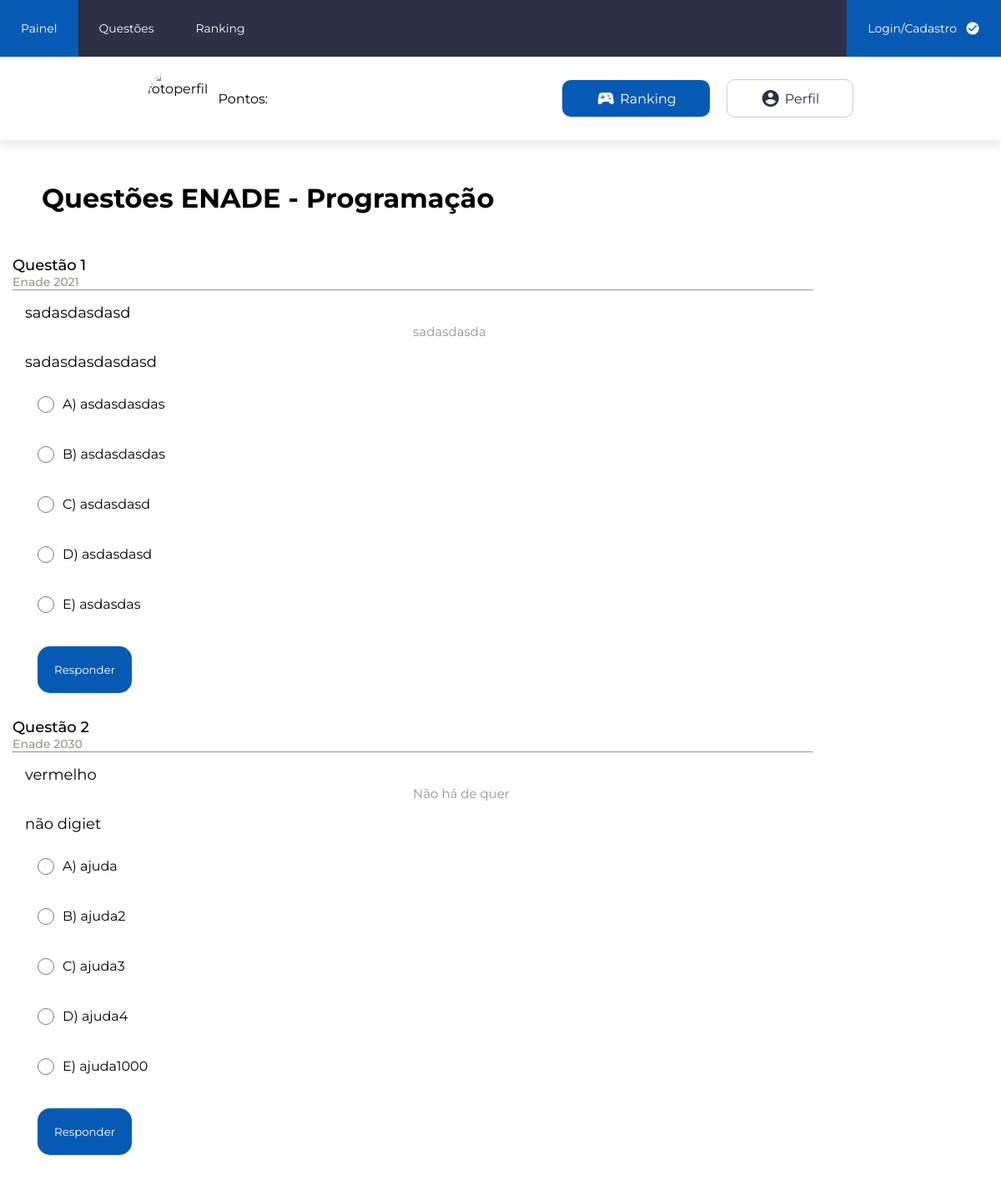
Screenshot of /pages/questoes.php with the database file from the repository.
### tables this page shows
CREATE TABLE `questao` (
  `id_questao` int(11) NOT NULL,
  `ano` int(4) NOT NULL,
  `descricao` text NOT NULL,
  `descricao_fonte` text NOT NULL,
  `enunciado` text NOT NULL,
  `alternativaA` text NOT NULL,
  `alternativaB` text NOT NULL,
  `alternativaC` text NOT NULL,
  `alternativaD` text NOT NULL,
  `alternativaE` text NOT NULL,
  `respostaCorreta` char(1) NOT NULL
);

### backend/contabilizaquestao.php (called while the page is built, shortened)
<?php
require_once("conexao.php");
require_once("../backend/dao/QuestaoDAO.php");
$questao = new QuestaoDAO($conn);
$id_usuario = filter_input(INPUT_POST, "id_usuario");
if(!isset($id_usuario)){
    $questaoDAO = $questao->buscarQuestoesNaoRespondidas($_SESSION["id_usuario"]);
}
else{
    $questaoDAO = $questao->buscarQuestoesNaoRespondidas($id_usuario);
}

### backend/dao/QuestaoDAO.php (called while the page is built, shortened)
<?php
class QuestaoDAO implements IQuestaoDAO
{
    private $Conn;
    public function __construct(PDO $conn)
    {
        $this->Conn = $conn;
    }
    public function buscarQuestoesNaoRespondidas($id_usuario)
    {
        $stmt = $this->Conn->prepare("SELECT * FROM questao WHERE id_questao NOT IN (SELECT id_questao FROM resposta WHERE id_usuario = :id_usuario)");
        $stmt->bindParam(":id_usuario", $id_usuario);
        $stmt->execute();
        $row = $stmt->fetchAll(PDO::FETCH_ASSOC);
        return $row;
    }
}

### pages/questoes.php (the view, shortened to what this page needs)
<?php
require_once("../content/painel.php");
require_once("../backend/contabilizaquestao.php");
?>
<main>
    <div class="title">
        <h1>Questões ENADE - Programação</h1>
    </div>
    <?php foreach ($questaoDAO as $questao) : ?>
        <div class="questoes-container">
            <div class="questoesTitle">
                <p class="questoesTitle">Questão <?= $questao["id_questao"] ?></p>
                <p class="questoesSubTitle">Enade <?= $questao["ano"] ?></p>
            </div>
            <hr>
            <div class="questoes-content">
                <p class="questao"><?= $questao["descricao"] ?></p>
                <small class="questao-font"><?= $questao["descricao_fonte"] ?></small>
                <p class="questao-enunciado"><?= $questao["enunciado"] ?></p>
            </div>
            <div class="alternativas">
                <form method="POST" action="../backend/contabilizaquestao.php?=id">
                    <label class="alternativas-card">
                        <input class="opcaoRadio" type="radio" name="alternativa" value="a">
                        <p>A&rpar; <?= $questao["alternativaA"] ?></p>
                    </label>
                    <label class="alternativas-card">
                        <input class="opcaoRadio" type="radio" name="alternativa" value="b">
                        <p>B&rpar; <?= $questao["alternativaB"] ?></p>
                    </label>
                    <label class="alternativas-card">
                        <input class="opcaoRadio" type="radio" name="alternativa" value="c">
                        <p>C&rpar; <?= $questao["alternativaC"] ?></p>
                    </label>
                    <label class="alternativas-card">
                        <input class="opcaoRadio" type="radio" name="alternativa" value="d">
                        <p>D&rpar; <?= $questao["alternativaD"] ?></p>
                    </label>
                    <label class="alternativas-card">
                        <input class="opcaoRadio" type="radio" name="alternativa" value="e">
                        <p>E&rpar; <?= $questao["alternativaE"] ?></p>
                    </label>
                    <button class="btnResponder" name="btnResponder">Responder</button>
                </form>
            </div>
        </div>
    <?php endforeach; ?>
</main>

### css/style.css (style rules this page uses)
* { font-family: 'Montserrat', sans-serif; box-sizing: border-box; padding: 0; margin: 0; }
.title { margin: 50px; }
.questoes-container { background-color: #fff; border: 1px solid #94958B solid #f2f2f2; border-radius: 5px; width: 80%; margin: 15px; }
.questoesTitle { color: #000; font-weight: 500; font-size: 18px; }
.questoesSubTitle { font-size: 14px; color: #94958B; }
.questoes-content { margin: 15px; font-size: 18px; }
.questao-font { color: #94958B; width: 100%; margin-left: 50%; }
.questao-enunciado { margin: 15px 0; }
.alternativas { margin: 15px; }
.alternativas-card { display: flex; margin: 10px 0; padding: 15px; border: 1px solid #94958B solid #94958B; border-radius: 5px; gap: 10px; cursor: pointer; }
.btnResponder { border-radius: 15px; background-color: #075AB3; color: #fff; border: none; cursor: pointer; margin: 15px; padding: 20px; }
.alternativas-card input { width: 20px; height: 20px; }

### rows the page displays
questao: id_questao "1", ano "2021", descricao "sadasdasdasd", descricao_fonte "sadasdasda", enunciado "sadasdasdasdasd", alternativaA "asdasdasdas", alternativaB "asdasdasdas", alternativaC "asdasdasd", alternativaD "asdasdasd", alternativaE "asdasdas"
questao: id_questao "2", ano "2030", descricao "vermelho", descricao_fonte "Não há de quer", enunciado "não digiet", alternativaA "ajuda", alternativaB "ajuda2", alternativaC "ajuda3", alternativaD "ajuda4", alternativaE "ajuda1000"
